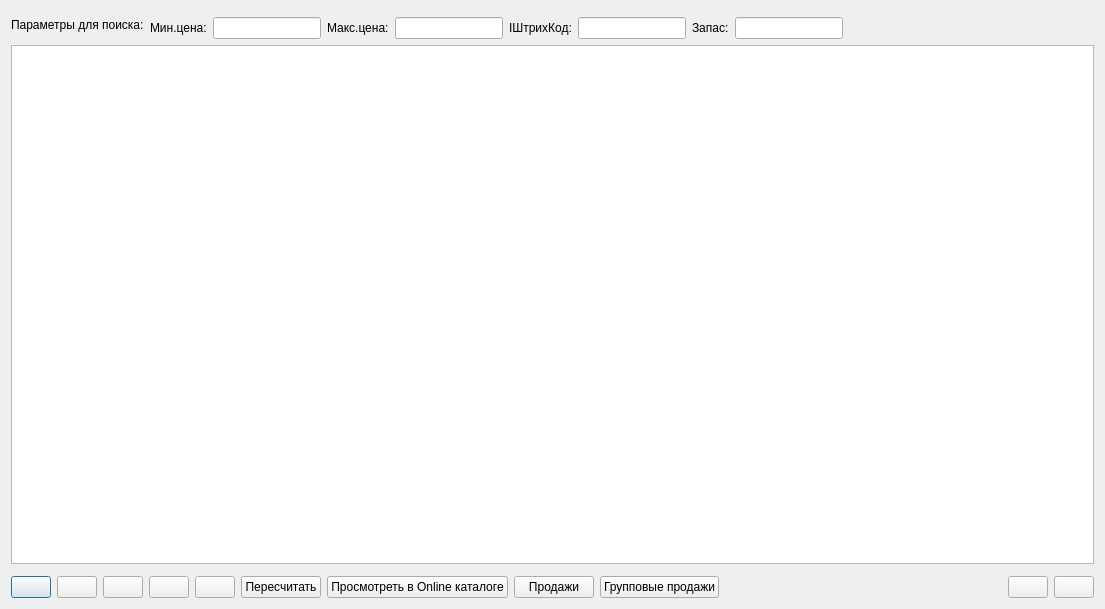
<?xml version="1.0" encoding="UTF-8"?>
<ui version="4.0">
 <class>dialog</class>
 <widget class="Dialog" name="dialog">
  <property name="geometry">
   <rect>
    <x>0</x>
    <y>0</y>
    <width>1105</width>
    <height>609</height>
   </rect>
  </property>
  <property name="name" stdset="0">
   <string>vw_прайс</string>
  </property>
  <property name="caption" stdset="0">
   <string>Все прайсы с ценами для поставки по заказу</string>
  </property>
  <layout class="QVBoxLayout" name="vbxLayout">
   <item>
    <layout class="QHBoxLayout">
     <item>
      <widget class="QLabel" name="label">
       <property name="sizePolicy">
        <sizepolicy hsizetype="Fixed" vsizetype="Fixed">
         <horstretch>0</horstretch>
         <verstretch>0</verstretch>
        </sizepolicy>
       </property>
       <property name="text">
        <string>Параметры для поиска:</string>
       </property>
      </widget>
     </item>
     <item>
      <layout class="QVBoxLayout" name="verticalLayout">
       <item>
        <widget class="SearchParameters" name="searchParameters"/>
       </item>
       <item>
        <layout class="QHBoxLayout" name="horizontalLayout">
         <item>
          <widget class="QLabel" name="label_2">
           <property name="sizePolicy">
            <sizepolicy hsizetype="Fixed" vsizetype="Fixed">
             <horstretch>0</horstretch>
             <verstretch>0</verstretch>
            </sizepolicy>
           </property>
           <property name="text">
            <string>Мин.цена:</string>
           </property>
          </widget>
         </item>
         <item>
          <widget class="QLineEdit" name="lineEditMinPrice">
           <property name="sizePolicy">
            <sizepolicy hsizetype="Fixed" vsizetype="Fixed">
             <horstretch>0</horstretch>
             <verstretch>0</verstretch>
            </sizepolicy>
           </property>
           <property name="inputMask">
            <string/>
           </property>
           <property name="alignment">
            <set>Qt::AlignRight|Qt::AlignTrailing|Qt::AlignVCenter</set>
           </property>
          </widget>
         </item>
         <item>
          <widget class="QLabel" name="label_3">
           <property name="text">
            <string>Макс.цена:</string>
           </property>
          </widget>
         </item>
         <item>
          <widget class="QLineEdit" name="lineEditMaxPrice">
           <property name="sizePolicy">
            <sizepolicy hsizetype="Preferred" vsizetype="Fixed">
             <horstretch>0</horstretch>
             <verstretch>0</verstretch>
            </sizepolicy>
           </property>
           <property name="inputMask">
            <string/>
           </property>
           <property name="alignment">
            <set>Qt::AlignRight|Qt::AlignTrailing|Qt::AlignVCenter</set>
           </property>
          </widget>
         </item>
         <item>
          <widget class="QLabel" name="label_6">
           <property name="text">
            <string>IШтрихКод:</string>
           </property>
          </widget>
         </item>
         <item>
          <widget class="QLineEdit" name="lineEditBarCode">
           <property name="sizePolicy">
            <sizepolicy hsizetype="Preferred" vsizetype="Fixed">
             <horstretch>0</horstretch>
             <verstretch>0</verstretch>
            </sizepolicy>
           </property>
          </widget>
         </item>
         <item>
          <widget class="QLabel" name="label_7">
           <property name="text">
            <string>Запас:</string>
           </property>
          </widget>
         </item>
         <item>
          <widget class="QLineEdit" name="lineEditZapas">
           <property name="sizePolicy">
            <sizepolicy hsizetype="Preferred" vsizetype="Fixed">
             <horstretch>0</horstretch>
             <verstretch>0</verstretch>
            </sizepolicy>
           </property>
          </widget>
         </item>
         <item>
          <spacer name="horizontalSpacer_2">
           <property name="orientation">
            <enum>Qt::Horizontal</enum>
           </property>
           <property name="sizeHint" stdset="0">
            <size>
             <width>40</width>
             <height>20</height>
            </size>
           </property>
          </spacer>
         </item>
         <item>
          <spacer name="horizontalSpacer_3">
           <property name="orientation">
            <enum>Qt::Horizontal</enum>
           </property>
           <property name="sizeHint" stdset="0">
            <size>
             <width>40</width>
             <height>20</height>
            </size>
           </property>
          </spacer>
         </item>
        </layout>
       </item>
      </layout>
     </item>
    </layout>
   </item>
   <item>
    <layout class="QVBoxLayout" name="tableLayout">
     <item>
      <widget class="TableView" name="tableView">
       <property name="geometry">
        <rect>
         <x>0</x>
         <y>0</y>
         <width>640</width>
         <height>480</height>
        </rect>
       </property>
      </widget>
     </item>
     <item>
      <widget class="Picture" name="picture"/>
     </item>
    </layout>
   </item>
   <item>
    <layout class="QHBoxLayout" name="cmdButtonLayout">
     <item>
      <widget class="QPushButton" name="buttonAdd">
       <property name="text">
        <string/>
       </property>
       <property name="icon">
        <iconset>
         <normaloff>:buttonAdd</normaloff>
         <normalon>:buttonAdd</normalon>
         <activeoff>:buttonAdd</activeoff>
         <activeon>:buttonAdd</activeon>
         <selectedoff>:buttonAdd</selectedoff>
         <selectedon>:buttonAdd</selectedon>:buttonAdd</iconset>
       </property>
      </widget>
     </item>
     <item>
      <widget class="QPushButton" name="buttonDelete">
       <property name="text">
        <string/>
       </property>
       <property name="icon">
        <iconset>
         <normaloff>:buttonDelete</normaloff>
         <normalon>:buttonDelete</normalon>
         <activeoff>:buttonDelete</activeoff>
         <activeon>:buttonDelete</activeon>
         <selectedoff>:buttonDelete</selectedoff>
         <selectedon>:buttonDelete</selectedon>:buttonDelete</iconset>
       </property>
      </widget>
     </item>
     <item>
      <widget class="QPushButton" name="buttonRequery">
       <property name="text">
        <string/>
       </property>
       <property name="icon">
        <iconset>
         <normaloff>:buttonRequery</normaloff>
         <normalon>:buttonRequery</normalon>
         <activeoff>:buttonRequery</activeoff>
         <activeon>:buttonRequery</activeon>
         <selectedoff>:buttonRequery</selectedoff>
         <selectedon>:buttonRequery</selectedon>:buttonRequery</iconset>
       </property>
      </widget>
     </item>
     <item>
      <widget class="QPushButton" name="buttonQuery">
       <property name="text">
        <string/>
       </property>
      </widget>
     </item>
     <item>
      <widget class="QPushButton" name="buttonPrint">
       <property name="enabled">
        <bool>true</bool>
       </property>
       <property name="text">
        <string/>
       </property>
       <property name="icon">
        <iconset>
         <normaloff>:buttonPrint</normaloff>
         <normalon>:buttonPrint</normalon>
         <activeoff>:buttonPrint</activeoff>
         <activeon>:buttonPrint</activeon>
         <selectedoff>:buttonPrint</selectedoff>
         <selectedon>:buttonPrint</selectedon>:buttonPrint</iconset>
       </property>
      </widget>
     </item>
     <item>
      <widget class="QPushButton" name="buttonCalc">
       <property name="text">
        <string>Пересчитать</string>
       </property>
      </widget>
     </item>
     <item>
      <widget class="QPushButton" name="buttonCatalog">
       <property name="text">
        <string>Просмотреть в Online каталоге</string>
       </property>
      </widget>
     </item>
     <item>
      <widget class="QPushButton" name="buttonViewSales">
       <property name="text">
        <string>Продажи</string>
       </property>
      </widget>
     </item>
     <item>
      <widget class="QPushButton" name="buttonViewGroupSales">
       <property name="text">
        <string>Групповые продажи</string>
       </property>
      </widget>
     </item>
     <item>
      <spacer name="horizontalSpacer">
       <property name="orientation">
        <enum>Qt::Horizontal</enum>
       </property>
       <property name="sizeHint" stdset="0">
        <size>
         <width>40</width>
         <height>20</height>
        </size>
       </property>
      </spacer>
     </item>
     <item>
      <widget class="QPushButton" name="buttonOk">
       <property name="text">
        <string/>
       </property>
       <property name="icon">
        <iconset>
         <normaloff>:buttonOk</normaloff>
         <normalon>:buttonOk</normalon>
         <activeoff>:buttonOk</activeoff>
         <activeon>:buttonOk</activeon>
         <selectedoff>:buttonOk</selectedoff>
         <selectedon>:buttonOk</selectedon>:buttonOk</iconset>
       </property>
      </widget>
     </item>
     <item>
      <widget class="QPushButton" name="buttonCancel">
       <property name="text">
        <string/>
       </property>
       <property name="icon">
        <iconset>
         <normaloff>:buttonCancel</normaloff>
         <normalon>:buttonCancel</normalon>
         <activeoff>:buttonCancel</activeoff>
         <activeon>:buttonCancel</activeon>
         <selectedoff>:buttonCancel</selectedoff>
         <selectedon>:buttonCancel</selectedon>:buttonCancel</iconset>
       </property>
      </widget>
     </item>
    </layout>
   </item>
  </layout>
 </widget>
 <customwidgets>
  <customwidget>
   <class>Dialog</class>
   <extends>QDialog</extends>
   <header>dialog.h</header>
   <container>1</container>
  </customwidget>
  <customwidget>
   <class>Picture</class>
   <extends>QFrame</extends>
   <header>picture.h</header>
   <container>1</container>
  </customwidget>
  <customwidget>
   <class>TableView</class>
   <extends>QTableView</extends>
   <header>tableview.h</header>
   <container>1</container>
  </customwidget>
  <customwidget>
   <class>SearchParameters</class>
   <extends>QFrame</extends>
   <header>searchparameters.h</header>
   <container>1</container>
  </customwidget>
 </customwidgets>
 <tabstops>
  <tabstop>lineEditMinPrice</tabstop>
  <tabstop>lineEditMaxPrice</tabstop>
  <tabstop>lineEditBarCode</tabstop>
  <tabstop>buttonAdd</tabstop>
  <tabstop>buttonDelete</tabstop>
  <tabstop>buttonRequery</tabstop>
  <tabstop>buttonPrint</tabstop>
  <tabstop>buttonCatalog</tabstop>
  <tabstop>buttonOk</tabstop>
  <tabstop>buttonCancel</tabstop>
 </tabstops>
 <resources>
  <include location="../../../resources.qrc"/>
 </resources>
 <connections/>
</ui>
